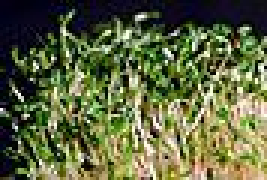
#> input picture data/images/i01.ppm, 89 x 60 px (shown 3 times larger); its folder holds 4 pictures in this run
$ python step2.py
#> lines starting #> are read from the running program, lines starting #| are printed output that depends on the picture
import cv2 as cv
import numpy as np
import os

# Step 2: texture distance (T)

# Set the directory where the images are located
image_dir = './data/images/'

# Set the number of bits for each channel
bits = 6  # Change this value to find the "Goldilocks" choice

# Load the crowdsource data
crowd_data = np.loadtxt('./data/Crowd.txt', dtype = np.int32)

# Initialize the similarity scores dictionary
similarity_scores = {}

# Initialize the total score, which is the total crowd count
total_score = 0

# Create and write in the HTML file
with open("step2_results.html", "w") as file:
    file.write("<html>\n")
    file.write("<head>\n")
    file.write("<title>Step 2: Texture Similarity Results</title>\n")
    file.write("<h1>Step 2: Texture Similarity Results</h1>\n")
    file.write("<p><strong>NOTE</strong>: The total score, accuracy score, and happiness score "
               "are displayed at the very end of the file.</p>\n")
    file.write("</head>\n")
    file.write("<body>\n")

# Iterate through all the query images in the directory
for i in range(1, 41):
    # Generate the file name for the query image
    query_file = 'i{:02d}.ppm'.format(i)
    query_path = os.path.join(image_dir, query_file)

    # Initialize the similarity scores list for the query image
    similarity_scores[query_file] = []

    # Check if the file exists
    if os.path.exists(query_path):
        # Load the query image
        query_image = cv.imread(query_path)
#> query_image is the input picture: shape (60, 89, 3); mean B, G, R 64.8, 102.2, 94.7

        # Convert the query image to grayscale
        query_image = (query_image[:,:,0] + query_image[:,:,1] + query_image[:,:,2]) / 3.0
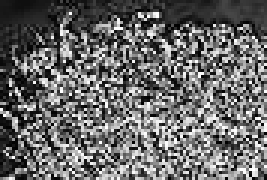
#> query_image: shape (60, 89) float64 (shown 3 times larger); min 0, max 85, mean 34.8; drawn with min black and max white

        # Apply Laplacian filter
        query_laplacian = cv.Laplacian(query_image, cv.CV_64F)
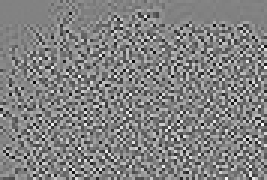
#> query_laplacian: shape (60, 89) float64 (shown 3 times larger); min -297.3, max 285.7, mean 0; drawn with min black and max white

        # Compute histogram
        query_hist, query_bins = np.histogram(abs(query_laplacian.flatten()), bins = 2 ** bits, range=(0, 255))
#> query_hist = 64 values, max 412 at index 0, min 3 at index 58, mean 83.17; query_bins = 65 values from 0 to 255

        # Iterate through all the target images in the directory
        for j in range(1, 41):
            # Skip the query image itself
            if i == j:
                continue

            # Generate the file name for the target image
            target_file = 'i{:02d}.ppm'.format(j)
            target_path = os.path.join(image_dir, target_file)

            # Check if the file exists
            if os.path.exists(target_path):
                # Load the target image
                target_image = cv.imread(target_path)

                # Convert the target image to grayscale
                target_image = (target_image[:,:,0] + target_image[:,:,1] + target_image[:,:,2]) / 3.0

                # Apply Laplacian filter
                target_laplacian = cv.Laplacian(target_image, cv.CV_64F)

                # Compute histogram
                target_hist, target_bins = np.histogram(abs(target_laplacian.flatten()), bins = 2 ** bits, range=(0, 255))

                # Compute the normalized L1 distance between the query and target histograms
                distance = np.sum(np.abs(query_hist - target_hist)) / (2 * 60 * 89)

                # Append the similarity score to the list for the query image
                similarity_scores[query_file].append([distance, target_file])

        # Sort the similarity scores for the query image by distance in ascending order
        similarity_scores[query_file].sort(key = lambda x : x[0])
        # print(similarity_scores[query_file])

        # Select the top 3 similar images based on distance and add up their scores
        similar_images = []
#> similar_images = []
        score = 0

        for k in range(3):
#> (the run stopped early here; a loop or call above may not have finished)
